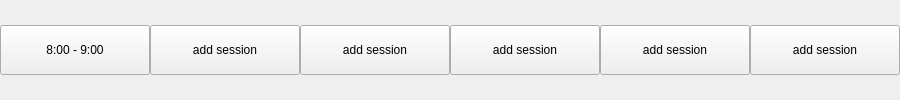
                               <widget class="QWidget" name="row_1" native="true">
                                <layout class="QHBoxLayout" name="horizontalLayout_6">
                                 <property name="spacing">
                                  <number>0</number>
                                 </property>
                                 <property name="leftMargin">
                                  <number>0</number>
                                 </property>
                                 <property name="topMargin">
                                  <number>0</number>
                                 </property>
                                 <property name="rightMargin">
                                  <number>0</number>
                                 </property>
                                 <property name="bottomMargin">
                                  <number>0</number>
                                 </property>
                                 <item>
                                  <widget class="QWidget" name="time_slot_box" native="true">
                                   <property name="maximumSize">
                                    <size>
                                     <width>2000</width>
                                     <height>2000</height>
                                    </size>
                                   </property>
                                   <layout class="QVBoxLayout" name="verticalLayout_11" stretch="0">
                                    <property name="spacing">
                                     <number>0</number>
                                    </property>
                                    <property name="leftMargin">
                                     <number>0</number>
                                    </property>
                                    <property name="topMargin">
                                     <number>0</number>
                                    </property>
                                    <property name="rightMargin">
                                     <number>0</number>
                                    </property>
                                    <property name="bottomMargin">
                                     <number>0</number>
                                    </property>
                                    <item>
                                     <widget class="QPushButton" name="pushButton_14">
                                      <property name="minimumSize">
                                       <size>
                                        <width>150</width>
                                        <height>50</height>
                                       </size>
                                      </property>
                                      <property name="maximumSize">
                                       <size>
                                        <width>500</width>
                                        <height>50</height>
                                       </size>
                                      </property>
                                      <property name="text">
                                       <string>8:00 - 9:00</string>
                                      </property>
                                     </widget>
                                    </item>
                                   </layout>
                                  </widget>
                                 </item>
                                 <item>
                                  <widget class="QWidget" name="cell_1" native="true">
                                   <property name="maximumSize">
                                    <size>
                                     <width>2000</width>
                                     <height>2000</height>
                                    </size>
                                   </property>
                                   <layout class="QVBoxLayout" name="verticalLayout_15" stretch="0">
                                    <property name="spacing">
                                     <number>0</number>
                                    </property>
                                    <property name="leftMargin">
                                     <number>0</number>
                                    </property>
                                    <property name="topMargin">
                                     <number>0</number>
                                    </property>
                                    <property name="rightMargin">
                                     <number>0</number>
                                    </property>
                                    <property name="bottomMargin">
                                     <number>0</number>
                                    </property>
                                    <item>
                                     <layout class="QVBoxLayout" name="list_1">
                                      <property name="spacing">
                                       <number>0</number>
                                      </property>
                                      <item>
                                       <widget class="QPushButton" name="add_cell_1">
                                        <property name="minimumSize">
                                         <size>
                                          <width>150</width>
                                          <height>50</height>
                                         </size>
                                        </property>
                                        <property name="maximumSize">
                                         <size>
                                          <width>500</width>
                                          <height>50</height>
                                         </size>
                                        </property>
                                        <property name="text">
                                         <string>add session</string>
                                        </property>
                                       </widget>
                                      </item>
                                     </layout>
                                    </item>
                                   </layout>
                                  </widget>
                                 </item>
                                 <item>
                                  <widget class="QWidget" name="cell_2" native="true">
                                   <layout class="QVBoxLayout" name="verticalLayout_12">
                                    <property name="spacing">
                                     <number>0</number>
                                    </property>
                                    <property name="leftMargin">
                                     <number>0</number>
                                    </property>
                                    <property name="topMargin">
                                     <number>0</number>
                                    </property>
                                    <property name="rightMargin">
                                     <number>0</number>
                                    </property>
                                    <property name="bottomMargin">
                                     <number>0</number>
                                    </property>
                                    <item>
                                     <layout class="QVBoxLayout" name="list_2">
                                      <property name="spacing">
                                       <number>0</number>
                                      </property>
                                      <item>
                                       <widget class="QPushButton" name="add_cell_2">
                                        <property name="minimumSize">
                                         <size>
                                          <width>150</width>
                                          <height>50</height>
                                         </size>
                                        </property>
                                        <property name="maximumSize">
                                         <size>
                                          <width>500</width>
                                          <height>50</height>
                                         </size>
                                        </property>
                                        <property name="text">
                                         <string>add session</string>
                                        </property>
                                       </widget>
                                      </item>
                                     </layout>
                                    </item>
                                   </layout>
                                  </widget>
                                 </item>
                                 <item>
                                  <widget class="QWidget" name="cell_3" native="true">
                                   <property name="maximumSize">
                                    <size>
                                     <width>10000</width>
                                     <height>2000</height>
                                    </size>
                                   </property>
                                   <layout class="QVBoxLayout" name="verticalLayout_13" stretch="0">
                                    <property name="spacing">
                                     <number>0</number>
                                    </property>
                                    <property name="leftMargin">
                                     <number>0</number>
                                    </property>
                                    <property name="topMargin">
                                     <number>0</number>
                                    </property>
                                    <property name="rightMargin">
                                     <number>0</number>
                                    </property>
                                    <property name="bottomMargin">
                                     <number>0</number>
                                    </property>
                                    <item>
                                     <layout class="QVBoxLayout" name="list_3">
                                      <item>
                                       <widget class="QPushButton" name="add_cell_3">
                                        <property name="minimumSize">
                                         <size>
                                          <width>150</width>
                                          <height>50</height>
                                         </size>
                                        </property>
                                        <property name="maximumSize">
                                         <size>
                                          <width>500</width>
                                          <height>50</height>
                                         </size>
                                        </property>
                                        <property name="text">
                                         <string>add session</string>
                                        </property>
                                       </widget>
                                      </item>
                                     </layout>
                                    </item>
                                   </layout>
                                  </widget>
                                 </item>
                                 <item>
                                  <widget class="QWidget" name="cell_4" native="true">
                                   <property name="minimumSize">
                                    <size>
                                     <width>150</width>
                                     <height>50</height>
                                    </size>
                                   </property>
                                   <property name="maximumSize">
                                    <size>
                                     <width>2000</width>
                                     <height>2000</height>
                                    </size>
                                   </property>
                                   <layout class="QVBoxLayout" name="verticalLayout_16" stretch="0">
                                    <property name="spacing">
                                     <number>0</number>
                                    </property>
                                    <property name="leftMargin">
                                     <number>0</number>
                                    </property>
                                    <property name="topMargin">
                                     <number>0</number>
                                    </property>
                                    <property name="rightMargin">
                                     <number>0</number>
                                    </property>
                                    <property name="bottomMargin">
                                     <number>0</number>
                                    </property>
                                    <item>
                                     <layout class="QVBoxLayout" name="list_4">
                                      <item>
                                       <widget class="QPushButton" name="add_cell_4">
                                        <property name="minimumSize">
                                         <size>
                                          <width>150</width>
                                          <height>50</height>
                                         </size>
                                        </property>
                                        <property name="maximumSize">
                                         <size>
                                          <width>500</width>
                                          <height>50</height>
                                         </size>
                                        </property>
                                        <property name="text">
                                         <string>add session</string>
                                        </property>
                                       </widget>
                                      </item>
                                     </layout>
                                    </item>
                                   </layout>
                                  </widget>
                                 </item>
                                 <item>
                                  <widget class="QWidget" name="cell_5" native="true">
                                   <property name="maximumSize">
                                    <size>
                                     <width>2000</width>
                                     <height>2000</height>
                                    </size>
                                   </property>
                                   <layout class="QVBoxLayout" name="verticalLayout_14" stretch="0">
                                    <property name="spacing">
                                     <number>0</number>
                                    </property>
                                    <property name="leftMargin">
                                     <number>0</number>
                                    </property>
                                    <property name="topMargin">
                                     <number>0</number>
                                    </property>
                                    <property name="rightMargin">
                                     <number>0</number>
                                    </property>
                                    <property name="bottomMargin">
                                     <number>0</number>
                                    </property>
                                    <item>
                                     <layout class="QVBoxLayout" name="list_5">
                                      <item>
                                       <widget class="QPushButton" name="add_cell_5">
                                        <property name="minimumSize">
                                         <size>
                                          <width>150</width>
                                          <height>50</height>
                                         </size>
                                        </property>
                                        <property name="maximumSize">
                                         <size>
                                          <width>500</width>
                                          <height>50</height>
                                         </size>
                                        </property>
                                        <property name="text">
                                         <string>add session</string>
                                        </property>
                                       </widget>
                                      </item>
                                     </layout>
                                    </item>
                                   </layout>
                                  </widget>
                                 </item>
                                </layout>
                               </widget>
